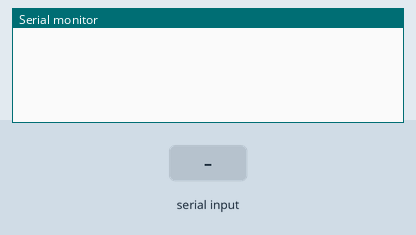
Simulated run of this sketch. Board: Arduino Mega 2560, built with avr-gcc and run on an emulated ATmega2560. Shown: the last lines printed to the serial monitor. The inputs (shaded band) are chosen by the test bench.

Above: at 1.2 s.
1.3 s: "90,45\n" received over the second serial link
At 1.7 s:
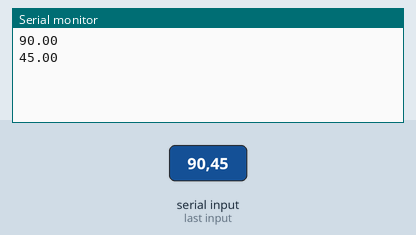
2.8 s: "30,150\n" received over the second serial link
At 4.6 s:
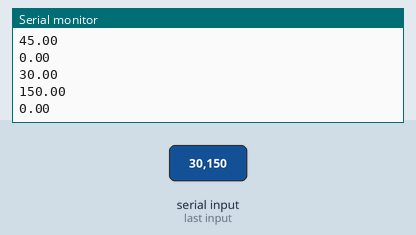
Timing chart, 0 to 6.1 s (numbered marks = the images above; inputs shaded):
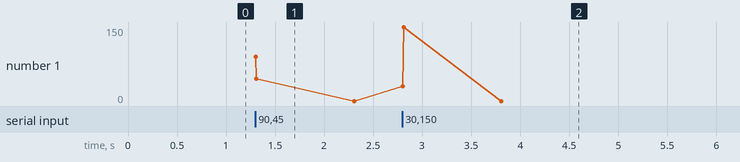

The sketch:

tof_sensor.ino
```cpp
void setup() {
  Serial.begin(9600);
  Serial1.begin(9600);


}

void loop() {
  if(Serial1.available()>0)
  {
    float a = Serial1.parseFloat();
    Serial.println(a);
  }

}
```

Measured:
- after the input at 1.3 s, the serial monitor: prints a new line at once (image 1)
- after the input at 2.8 s, the serial monitor: prints a new line at once (image 2)
